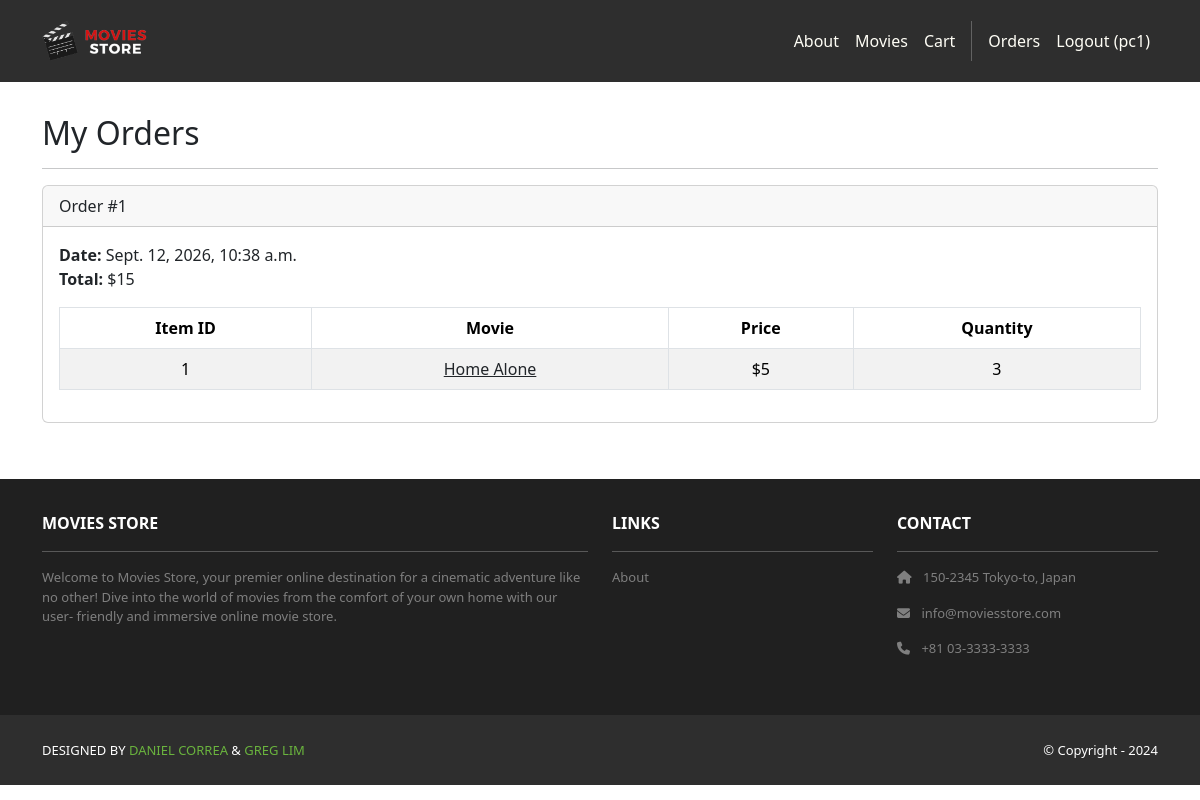
The page /accounts/orders/ (signed in) on the database as committed earlier.
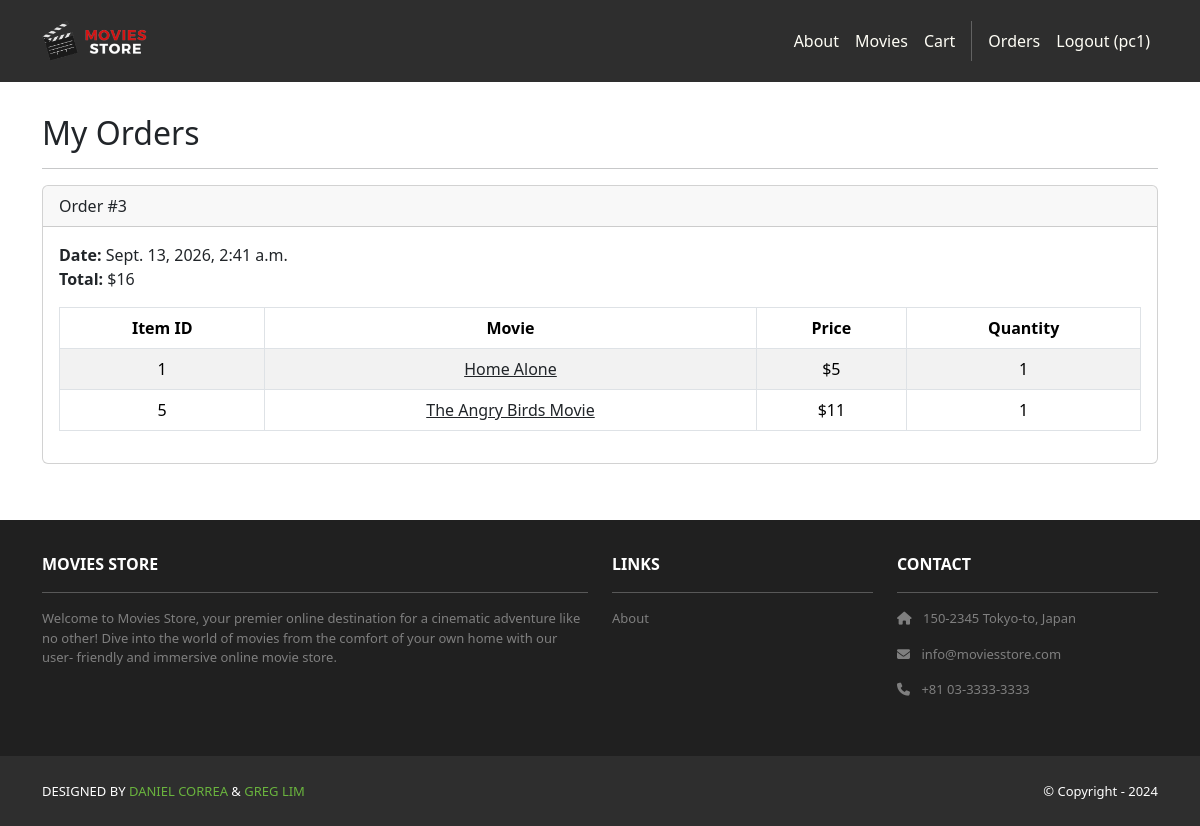
The same page on the database as committed later.
### cart/models.py (models this page shows, shortened)
class Order(models.Model):
    id = models.AutoField(primary_key=True)
    total = models.IntegerField()
    date = models.DateTimeField(auto_now_add=True)
    user = models.ForeignKey(User,
        on_delete=models.CASCADE)

class Item(models.Model):
    id = models.AutoField(primary_key=True)
    price = models.IntegerField()
    quantity = models.IntegerField()
    order = models.ForeignKey(Order,
        on_delete=models.CASCADE)
    movie = models.ForeignKey(Movie,
        on_delete=models.CASCADE)

### movies/models.py (models this page shows, shortened)
class Movie(models.Model):
    id = models.AutoField(primary_key=True)
    name = models.CharField(max_length=255)
    price = models.IntegerField()
    description = models.TextField()
    image = models.ImageField(upload_to='movie_images/')

### accounts/views.py (the view)
# urls.py: path('orders/', views.orders, name='accounts.orders'),
@login_required
def orders(request):
    template_data = {}
    template_data['title'] = 'Orders'
    template_data['orders'] = request.user.order_set.all()
    return render(request, 'accounts/orders.html',
        {'template_data': template_data})

### accounts/templates/accounts/orders.html
{% extends 'base.html' %}
{% block content %}
<div class="p-3">
  <div class="container">
    <div class="row mt-3">
      <div class="col mx-auto mb-3">
        <h2>My Orders</h2>
        <hr />
        {% for order in template_data.orders %}
        <div class="card mb-4">
          <div class="card-header">
            Order #{{ order.id }}
          </div>
          <div class="card-body">
            <b>Date:</b> {{ order.date }}<br />
            <b>Total:</b> ${{ order.total }}<br />
            <table class="table table-bordered table-striped text-center mt-3">
              <thead>
                <tr>
                  <th scope="col">Item ID</th>
                  <th scope="col">Movie</th>
                  <th scope="col">Price</th>
                  <th scope="col">Quantity</th>
                </tr>
              </thead>
              <tbody>
                {% for item in order.item_set.all %}
                <tr>
                  <td>{{ item.movie.id }}</td>
                  <td>
                    <a class="link-dark"
                      href="{% url 'movies.show' id=item.movie.id %}">
                      {{ item.movie.name }}
                    </a>
                  </td>
                  <td>${{ item.movie.price }}</td>
                  <td>{{ item.quantity }}</td>
                </tr>
                {% endfor %}
              </tbody>
            </table>
          </div>
        </div>
        {% endfor %}
      </div>
    </div>
  </div>
</div>
{% endblock content %}

Rows that differ between the two databases and show on the page:
removed Order: id "1", date "Sept. 12, 2026, 10:38 a.m.", total "15"
removed Item: movie.id "1", movie.name "Home Alone", movie.price "5", quantity "3"
added Order: id "3", date "Sept. 13, 2026, 2:41 a.m.", total "16"
added Item: movie.id "1", movie.name "Home Alone", movie.price "5", quantity "1", shown under "3"
added Item: movie.id "5", movie.name "The Angry Birds Movie", movie.price "11", quantity "1", shown under "3"
